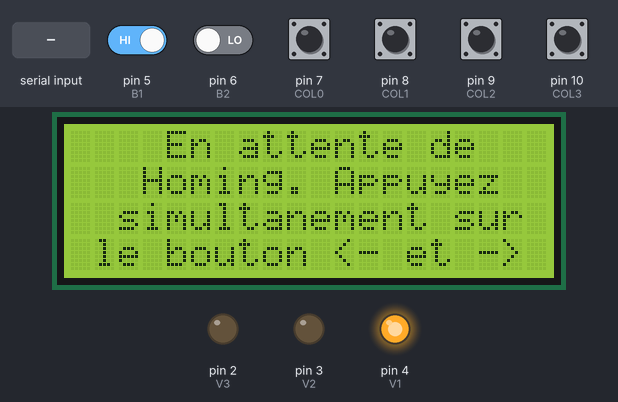
Bench run of a sketch on a simulated Arduino Uno, built with avr-gcc and run on an emulated ATmega328P. Shown: 20×4 character LCD, output pins drawn as LEDs (lit = HIGH). The inputs (shaded band) are chosen by the test bench; at power-on: pin 5 (B1), pin 7 (COL0), pin 8 (COL1), pin 9 (COL2), pin 10 (COL3) HIGH, pin 6 (B2) LOW. Pins used as bus, display or sensor lines are not drawn; what the sketch prints to the serial monitor is not drawn.

Above: at 4.3 s.
4.4 s: pin 5 (B1) driven LOW
At 5.9 s:
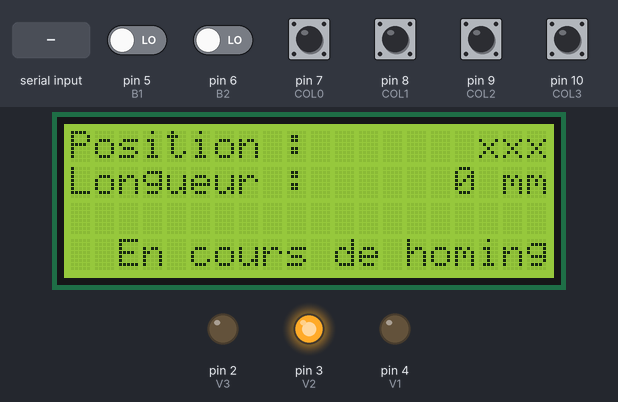
6.2 s: "r\n" received over Serial
At 6.6 s:
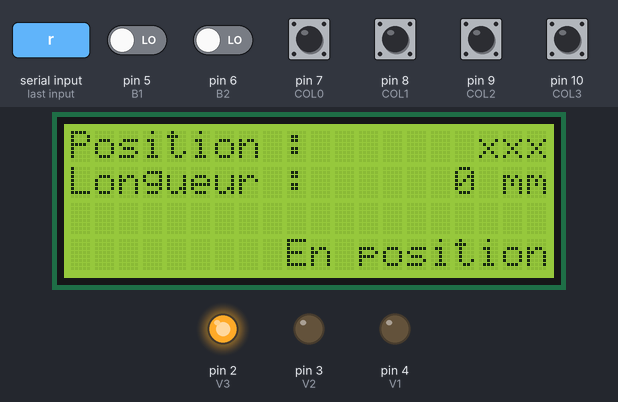
9.2 s: byte 109 ('m') received over Serial
At 10.2 s:
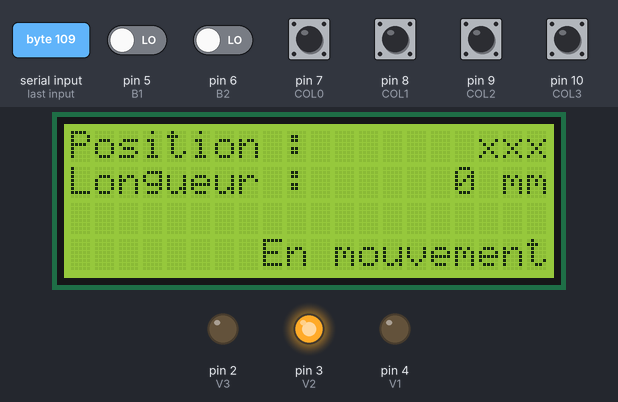
12.2 s: byte 115 ('s') received over Serial
At 12.6 s:
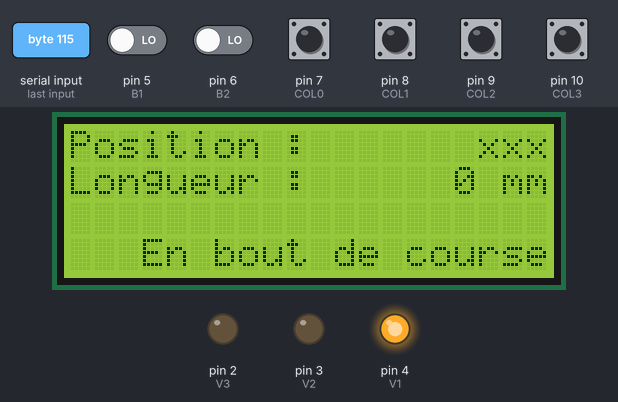
15.2 s: byte 101 ('e') received over Serial
At 16.1 s:
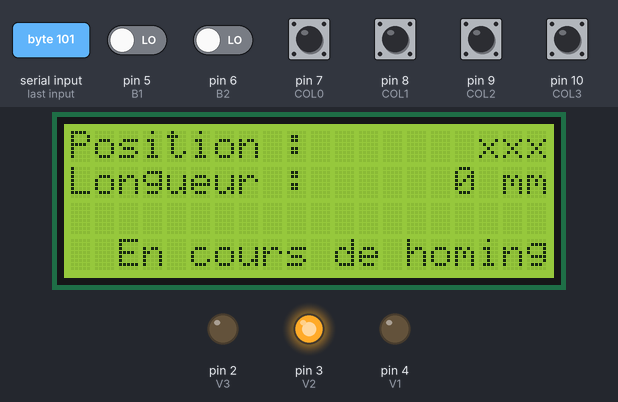
16.8 s: "p90\n" received over Serial
At 17.9 s:
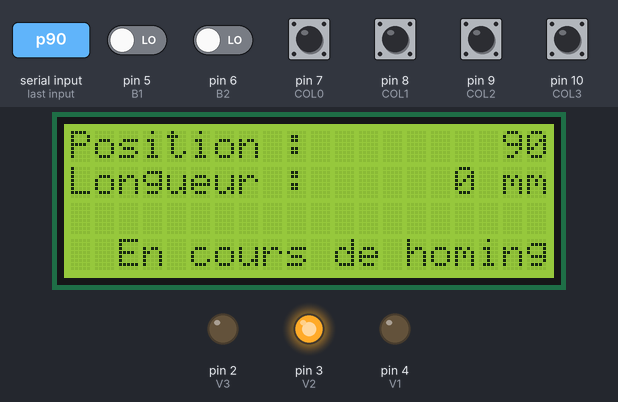
Timing chart, 0 to 19.8 s (numbered marks = the images above; inputs shaded):
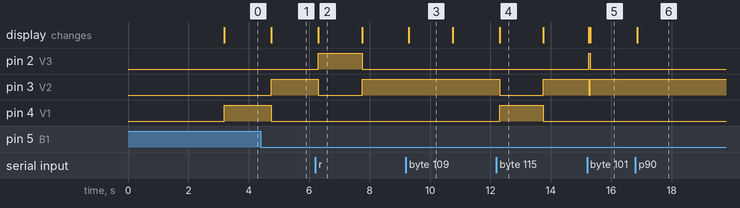

The sketch:

Slicor_programme_carte_controle.ino
```cpp
//Utilitaire pour l'écran LCD
#include <Wire.h>
#include <LiquidCrystal_I2C.h>
#define len_lcd 20 //Nombre de caractère en longueur de l'écran
#define high_lcd 4 //Nombre de lignes de l'écran
#define lcd_adress 0x27 //Adresse de l'écran
LiquidCrystal_I2C lcd(lcd_adress,len_lcd,high_lcd);  //Configurer l'écran
int screen_type = 0; //Permet de connaitre le mode d'affichage actuel
bool screen_chg = 0; //Permet de savoir si il y a eu changement sur l'écran

//Utilitaire du clavier
//#include <MultitapKeypad.h>
#define COL0 7 //Définition des broches du clavier
#define COL1 8
#define COL2 9
#define COL3 10
#define ROW3 A3
#define ROW2 A2
#define ROW1 A1
#define ROW0 A0
char clv [4][4] = {
  {'1','2','3','A'},
  {'4','5','6','B'},
  {'7','8','9','C'},
  {'*','0','#','D'}
};
char key = 0;
char key_last = 0;

//MultitapKeypad kpd( ROW0, ROW1, ROW2, ROW3, COL0, COL1, COL2, COL3 ); //Création de l'objet du clavier
//Key key; //Création de l'objet touche étant un sous ensemble du clavier
int max_value = 100; //La valeur maximale qui peut être tapper à la main
bool preset = 0; //Permet de faire la distinction entre une valeur prédéfinie et une valeur tapper au clavier.

//Utilitaire voyant
int state = 0; //-1 en cours de homing
               // 0 pour le voyant rouge signifiant que la machine ne connait pas sa position, qu'elle est en fin de course ou qu'il y a une erreur.
               // 1 pour le voyant orange signifiant que la machine est en mouvement.
               // 2 pour le voyant vert signifiant que la machine est à l'arrêt et connait sa position (et qu'il n'y a pas d'erreur).
#define V1 4 //pin voyant vert
#define V2 3 //pin voyant orange
#define V3 2 //pin voyant rouge
bool vchg = 0; //Permet de savoir si il y a eu un changement au niveau des voyants

//Utilitaire bouton
#define B1 5 //pin bouton avancé
#define B2 6 //pin bouton reculé
const int buttonPin1 = 2; // Broche du bouton 1
const int buttonPin2 = 3; // Broche du bouton 2
int buttonState1 = 0; // État du bouton 1
int buttonState2 = 0; // État du bouton 2
unsigned long lastButtonPress = 0; // Moment du dernier appui sur un bouton
int delay_btn = 300;
unsigned long antispam = 0; // Moment du dernier appui sur un bouton
int delay_antispam = 1500;

//Variables communiquées entre les deux cartes
int pos = -1; //Contient la position du vérin à un instant donné en mm
int mouvement = 0; //Longueur du prochain mouvement en mm
char inByte = 0;

//Variables de delay
unsigned long timer1 = 0; //Permet de limiter la fréquence d'affichage écran et voyants
int delay_timer1 = 1000;

void setup(){
  //Démarrer le port série
  Serial.begin(9600);

  //Démarrer l'écran LCD
  lcd.init();  //initialize the lcd
  lcd.backlight();  //open the backlight

  //Affichage au démarrage
  screen(screen_type);

  //Configuration du clavier
  pinMode(COL0,INPUT_PULLUP);
  pinMode(COL1,INPUT_PULLUP);
  pinMode(COL2,INPUT_PULLUP);
  pinMode(COL3,INPUT_PULLUP);
  pinMode(ROW0,OUTPUT);
  pinMode(ROW1,OUTPUT);
  pinMode(ROW2,OUTPUT);
  pinMode(ROW3,OUTPUT);

  //Configuration des voyants
  pinMode(V1,OUTPUT); //Mettre pins des voyants en sortie
  pinMode(V2,OUTPUT);
  pinMode(V3,OUTPUT);

  //Configuration des boutons
  pinMode(B1,INPUT);
  pinMode(B2,INPUT);

  //Päuse pour l'affichage et laisser le temps aux composants de démarrer
  delay(3000);

  screen_type = 1;
  vchg = 1;
  screen_chg = 1;

  delay(1);
  delay(1);
  delay(1);
  delay(1);
  delay(1);
  delay(1);

}

void loop(){
  if(screen_chg){
    screen(screen_type); //Mise à jour de l'écran
    screen_chg = 0;
  }
  if(vchg){
    voyants(); //Mise à jour des voyants
    vchg = 0;
  }
  mes_puiss_read();
  if(pos != -1){
    clavier(); //Mise à jour du clavier
  }
  bouton(); //Mise à jour des boutons
}

char keyget(){
  int row = 0;

  digitalWrite(ROW0,LOW);
  digitalWrite(ROW1,HIGH);
  digitalWrite(ROW2,HIGH);
  digitalWrite(ROW3,HIGH);
  row = 0;
  if(!digitalRead(COL0)) return clv[row][0];
  if(!digitalRead(COL1)) return clv[row][1];
  if(!digitalRead(COL2)) return clv[row][2];
  if(!digitalRead(COL3)) return clv[row][3];

  digitalWrite(ROW0,HIGH);
  digitalWrite(ROW1,LOW);
  digitalWrite(ROW2,HIGH);
  digitalWrite(ROW3,HIGH);
  row = 1;
  if(!digitalRead(COL0)) return clv[row][0];
  if(!digitalRead(COL1)) return clv[row][1];
  if(!digitalRead(COL2)) return clv[row][2];
  if(!digitalRead(COL3)) return clv[row][3];

  digitalWrite(ROW0,HIGH);
  digitalWrite(ROW1,HIGH);
  digitalWrite(ROW2,LOW);
  digitalWrite(ROW3,HIGH);
  row = 2;
  if(!digitalRead(COL0)) return clv[row][0];
  if(!digitalRead(COL1)) return clv[row][1];
  if(!digitalRead(COL2)) return clv[row][2];
  if(!digitalRead(COL3)) return clv[row][3];

  digitalWrite(ROW0,HIGH);
  digitalWrite(ROW1,HIGH);
  digitalWrite(ROW2,HIGH);
  digitalWrite(ROW3,LOW);
  row = 3;
  if(!digitalRead(COL0)) return clv[row][0];
  if(!digitalRead(COL1)) return clv[row][1];
  if(!digitalRead(COL2)) return clv[row][2];
  if(!digitalRead(COL3)) return clv[row][3];

  return 0;

}

void clavier(){ //Gère le clavier
  key = keyget();
  if((key != key_last) && (key != 0)){
    if(key == 'A'){ //Mettre le voyant en orange  //Preselection A
      mouvement = 1;
      state = 4;
    }
    else if(key == 'B'){//Preselection B
      mouvement = 3;
      state = 4;
    }
    else if(key == 'C'){//Preselection C
      mouvement = 5;
      state = 4;
    }
    else if(key == 'D'){//Preselection D
      mouvement = 10;
      state = 4;
    }
    else if(key == '*'){//Effacer
      mouvement = 0;
      state = 4;
    }
    else if(key == '#'){//Valider
      state = 2;
    }
    else if((key <= '9') && (key >= '0')){ //Entrer une valeur précise
      state = 4;
      mouvement = mouvement*10+(key-'0');
      if(mouvement > 500){
        mouvement = 500;
      }
    }
    screen_chg = 1;
    vchg = 1;
  }
  key_last = key;
}

void bouton(){ //Gère les boutons
  unsigned long currentMillis = millis(); // Obtenir le temps écoulé depuis le démarrage de la carte Arduino
  buttonState1 = digitalRead(B1); // Lire l'état du bouton 1
  buttonState2 = digitalRead(B2); // Lire l'état du bouton 2

  if((currentMillis - antispam) > delay_antispam){ //Comme le nom l'indique cela évite que la commande soit spammé
    if (buttonState1 == LOW && buttonState2 == HIGH) { // Si le bouton 1 est appuyé et le bouton 2 est relâché
      if (currentMillis - lastButtonPress > delay_btn) { // Si le dernier appui sur un bouton remonte à plus de 50 millisecondes
        //Serial.println("Bouton 1 appuyé"); // Afficher un message de débogage
        antispam = millis();
        mes_puiss_send(1);
        lastButtonPress = currentMillis; // Mettre à jour le moment du dernier appui sur un bouton
      }
    }
    else if (buttonState1 == HIGH && buttonState2 == LOW) { // Si le bouton 1 est relâché et le bouton 2 est appuyé
      if (currentMillis - lastButtonPress > delay_btn) { // Si le dernier appui sur un bouton remonte à plus de 50 millisecondes
        //Serial.println("Bouton 2 appuyé"); // Afficher un message de débogage
        antispam = millis();
        mes_puiss_send(2);
        lastButtonPress = currentMillis; // Mettre à jour le moment du dernier appui sur un bouton
      }
    }
    else if (buttonState1 == LOW && buttonState2 == LOW) { // Si les deux boutons sont appuyés
      if (currentMillis - lastButtonPress > delay_btn) { // Si le dernier appui sur un bouton remonte à plus de 50 millisecondes
        //Serial.println("Les deux boutons sont appuyés"); // Afficher un message de débogage
        antispam = millis();
        vchg = 1; //Précise qu'il y a peut etre eu un changement au niveau des voyants
        screen_type = 2; //Change ou confirme le mode de l'écran
        screen_chg = 1;//Précisé qu'il y a peut etre eu un changement au niveau de l'écran
        mes_puiss_send(3);
        lastButtonPress = currentMillis; // Mettre à jour le moment du dernier appui sur un bouton
        state = -1; //Position inconnu
      }
    }
    else{
      lastButtonPress = millis();
    }
  }
  return 0;
}

void voyants(){ //Gère les voyants
  if(state == 0){ //Allumage du voyant 1
    digitalWrite(V1,HIGH);
    digitalWrite(V2,LOW);
    digitalWrite(V3,LOW);
  }
  else if(state == 1 || state == -1 || state == 4){ //Allumage du voyant 2
    digitalWrite(V1,LOW);
    digitalWrite(V2,HIGH);
    digitalWrite(V3,LOW);
  }
  else if(state == 2 || state == 3){ //Allumage du voyant 3
    digitalWrite(V1,LOW);
    digitalWrite(V2,LOW);
    digitalWrite(V3,HIGH);
  }
  return;
}

void mes_puiss_send(int mes){ //Gère les messages avec la carte de puissance
  switch(mes){
    case 0:
      break; //Envoi rien du tout
    case 1:
      if(state == 2){
        Serial.print("m1"+String(mouvement));//Envoi le message de mouvement dans le sens 1
      }
      break;
    case 2:
      if(state == 2){
        Serial.print("m2"+String(mouvement));//Envoi le message de mouvement dans le sens 1
      }
      break;
    case 3:
      if(state == 0 || state == 2){
        Serial.print("h");//Envoi le message de homing
        break;
      }
  }
  return;
}

void mes_puiss_read(){
  if(Serial.available() > 0) {
    inByte = Serial.read();//On lit le premier caractère pour connaitre le type du message
    if(inByte == 'p'){//Alors il s'agit d'un envoi de position
      if(Serial.available() && (char)Serial.peek() != '\n'){
        pos = 0;
        screen_chg = 1;
        vchg = 1;
      }
      while(Serial.available() && (char)Serial.peek() != '\n'){
        pos = pos * 10 + (Serial.read() - '0');
      }
    }
    else if(inByte == 'r'){//Alors la carte de puissance indique qu'elle est prête à recevoir une nouvelle commande
      screen_chg = 1;
      vchg = 1;
      state = 2;
    }
    else if(inByte == 'm'){//Alors la carte de puissance indique qu'elle est en mouvement
      screen_chg = 1;
      vchg = 1;
      state = 1;
    }
    else if(inByte == 's'){//Alors la carte de puissance indique qu'elle a atteind le fin de course
      screen_chg = 1;
      vchg = 1;
      state = 0;
    }
    else if(inByte == 'e'){//Alors la carte de puissance indique qu'il y a eu une erreur
      screen_chg = 1;
      vchg = 1;
      state = 3;
    }
  }
}

void screen(int mode){
  if(mode == 0){ //Ecran de démarrage
    lcd.setCursor(0,0);//On remet le curseur en haut à gauche
    lcd.clear();//On efface l'écran avant d'afficher de nouvelles informations
    affichage(0,"Slicor en cours",1);
    affichage(1,"de demarrage.",1);
    affichage(2,"Patientez...",1);
    affichage(3,"Fait par TH0L3F",1);
  }
  else if(mode == 1){ //Ecran avant le homing
    lcd.setCursor(0,0);//On remet le curseur en haut à gauche
    lcd.clear();//On efface l'écran avant d'afficher de nouvelles informations
    affichage(0,"En attente de",1);
    affichage(1,"Homing. Appuyez",1);
    affichage(2,"simultanement sur",1);
    affichage(3,"le bouton <- et ->",1);
  }
  else if(mode == 2){ //Ecran d'affichage en cours de fonctionnement
    lcd.clear();//On efface l'écran avant d'afficher de nouvelles informations
    affichage(0, "Position : ",2);
    if(pos == -1){//Position non connue
      affichage(0,"xxx",3); //Affichage d'un point d'interrogation
    }
    else{//Position connue
      affichage(0,String(pos),3);//Affichage de la position
    }
    affichage(1, "Longueur : ",2);
    affichage(1, String(mouvement)+" mm",3);
    if (state == -1){
      affichage(3, "  En cours de homing",2);
    }
    else if(state == 0){
      affichage(3, "   En bout de course",2);
    }
    else if(state == 1){
      affichage(3, "        En mouvement",2);
    }
    else if(state == 2){
      affichage(3, "         En position",2);
    }
    else if(state == 3){
      affichage(3, "  Erreur, pb machine",2);
    }
    else if(state == 4){
      affichage(3, "   Validez la valeur",2);
    }
  }
}

void affichage(int ligne, String text, int type){
  if((ligne > high_lcd) || (ligne < 0)){
    //Serial.println("Tentative d'écriture en dehors de l'écran (hauteur)");
    return;
  }
  else if((text.length() > len_lcd) || (text.length() < 0)){
    //Serial.println("Tentative d'écriture en dehors de l'écran (longueur)");
    return;
  }
  else if(type == 1){ //Affichage du texte au centre de la ligne
    lcd.setCursor ( int(len_lcd/2)-int(text.length()/2), ligne );
    lcd.print(text);
  }
  else if(type == 2){//Affichage aligner à gauche
    lcd.setCursor ( 0, ligne);
    lcd.print(text);
  }
  else if(type == 3){//Affichage aligner à droite
    lcd.setCursor ((len_lcd - text.length()), ligne);
    lcd.print(text);
  }
  return;
}
```

Measured:
- after the input at 4.4 s, pin 3 (V2): LOW → HIGH after 0.35 s; pin 4 (V1): HIGH → LOW after 0.35 s; the display: changes after 0.35 s (image 1)
- after the input at 6.2 s, pin 2 (V3): LOW → HIGH after 0.10 s, → LOW 1.4 s later; pin 3 (V2): HIGH → LOW after 0.10 s, → HIGH 1.4 s later; the display: changes after 0.10 s (image 2)
- after the input at 9.2 s, the display: changes after 0.10 s (image 3)
- after the input at 12.2 s, pin 3 (V2): HIGH → LOW after 0.11 s, → HIGH 1.4 s later; pin 4 (V1): LOW → HIGH after 0.11 s, → LOW 1.4 s later; the display: changes after 0.11 s (image 4)
- after the input at 15.2 s, pin 2 (V3): LOW → HIGH after 0.05 s, → LOW 0.05 s later; pin 3 (V2): HIGH → LOW after 0.05 s, → HIGH 0.05 s later; the display: first changes after 0.05 s (image 5 shows a later state)
- after the input at 16.8 s, the display: changes after 0.06 s (image 6)
- what the display in image 2 shows lasts 1.4 s, from 6.3 s to 7.7 s
